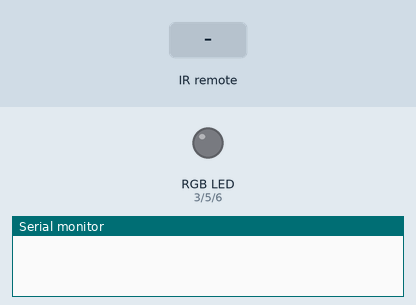
The sketch below on a simulated Arduino Uno, built with avr-gcc and run on an emulated ATmega328P. On the bench: an RGB LED mixed from three pins (HIGH = lit), the last lines printed to the serial monitor. The test bench sets the inputs (shaded band). Dim RGB values are drawn brighter than linear.

Above: at 1.7 s.
1.8 s: infrared code 0x490 received
3.5 s: infrared code 0xA90 received
At 5.4 s:
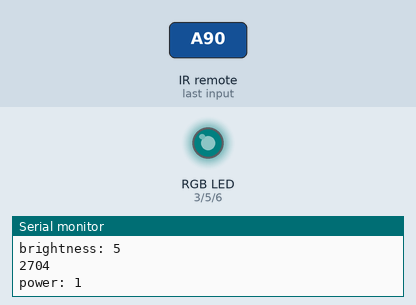
5.7 s: infrared code 0x810 received
At 6.6 s:
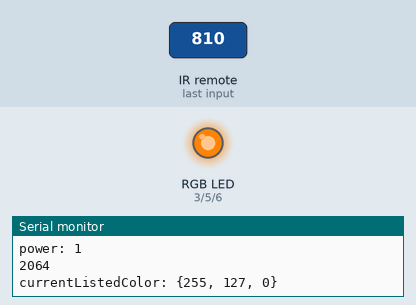
7.2 s: infrared code 0xC90 received
At 7.7 s:
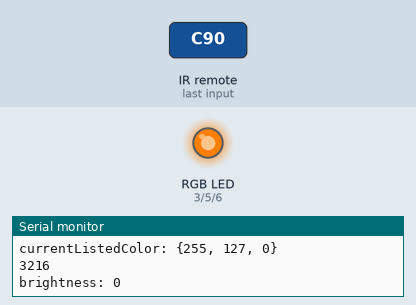
8.7 s: infrared code 0x410 received
At 9.9 s:
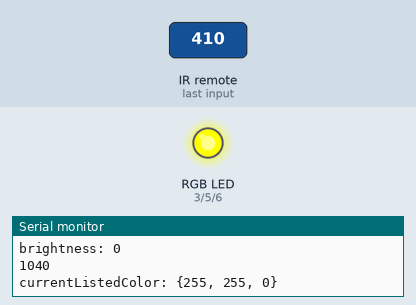
10.2 s: infrared code 0xC10 received
At 11.3 s:
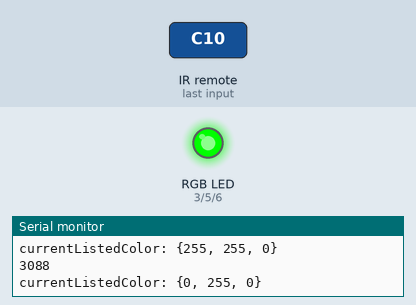
Timing chart, 0 to 12.7 s (numbered marks = the images above; inputs shaded):
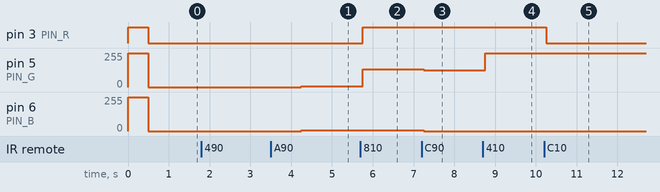

The sketch:

sketch_feb04a.ino
```cpp
int receiverpin=11;
#include <IRremote.h>          //import the library
IRrecv irrecv(receiverpin);	//receiver is in pin “receiverpin”
decode_results results;		//store decoded signal in “results”

#define PIN_R 3
#define PIN_G 5
#define PIN_B 6

#define RED 255,0,0
#define ORANGE 255,127,0
#define YELLOW 255,255,0
#define GREEN 0,255,0
#define TEAL 0,255,255
#define LIGHTBLUE 0,127,255
#define BLUE 0,0,255
#define PURPLE 127,0,255
#define MAGENTA 255,0,255
#define PINK 255,0,127


boolean power = false;
int flicker = 0;
int brighten = 0;
int colorCycle = 0;
int lastColorCycle = 0;
int currentColor [] = {0,0,0}; //These are for the fading later
int nextColor [] = {0,0,0};

void update(){
  writeColor(currentColor[0],currentColor[1],currentColor[2]);
}

/*


 0=red
 1=orange
 2=yellow
 3=green
 4=teal
 5=lightblue
 6=blue
 7=purple
 8=magenta
 9=pink


 */

void printCurrentColor(){
  Serial.print("currentListedColor: {");
  Serial.print(currentColor[0]);
  Serial.print(", ");
  Serial.print(currentColor[1]);
  Serial.print(", ");
  Serial.print(currentColor[2]);
  Serial.println("}");
}

void switchListedColorTo(int c){
  colorCycle = c;
  switch(c){
  case 0:
    { //Red
      currentColor[0] = 255;
      currentColor[1] = 0;
      currentColor[2] = 0;
      printCurrentColor();
      break;
    }
  case 1:
    { //Orange
      currentColor[0] = 255;
      currentColor[1] = 127;
      currentColor[2] = 0;
      printCurrentColor();
      break;
    }
  case 2:
    { //Yellow
      currentColor[0] = 255;
      currentColor[1] = 255;
      currentColor[2] = 0;
      printCurrentColor();
      break;
    }
  case 3:
    { //Green
      currentColor[0] = 0;
      currentColor[1] = 255;
      currentColor[2] = 0;
      printCurrentColor();
      break;
    }
  case 4:
    { //Teal
      currentColor[0] = 0;
      currentColor[1] = 255;
      currentColor[2] = 255;
      printCurrentColor();
      break;
    }
  case 5:
    { //Lightblue
      currentColor[0] = 0;
      currentColor[1] = 127;
      currentColor[2] = 255;
      printCurrentColor();
      break;
    }
  case 6:
    { //Blue
      currentColor[0] = 0;
      currentColor[1] = 0;
      currentColor[2] = 255;
      printCurrentColor();
      break;
    }
  case 7:
    { //Purple
      currentColor[0] = 127;
      currentColor[1] = 0;
      currentColor[2] = 255;
      printCurrentColor();
      break;
    }
  case 8:
    { //Magenta
      currentColor[0] = 255;
      currentColor[1] = 0;
      currentColor[2] = 255;
      printCurrentColor();
      break;
    }
  case 9:
    { //Pink
      currentColor[0] = 255;
      currentColor[1] = 0;
      currentColor[2] = 127;
      printCurrentColor();
      break;
    }
  }
}

void turnOff(){
  analogWrite(PIN_R,0);
  analogWrite(PIN_G,0);
  analogWrite(PIN_B,0);
}

void writeColor(int r, int g, int b){

  //Brightness adjustment
  if(r+brighten > 255){
    r = 255;
  }
  else if(r+brighten < 0){
    r = 0;
  }
  else if(r+brighten == 0){
    r += brighten;
  }

  if(g+brighten > 255){
    g = 255;
  }
  else if(g+brighten < 0){
    g = 0;
  }
  else {
    g += brighten;
  }

  if(b+brighten > 255){
    b = 255;
  }
  else if(b+brighten < 0){
    b = 0;
  }
  else {
    b += brighten;
  }

  analogWrite(PIN_R,r);
  analogWrite(PIN_G,g);
  analogWrite(PIN_B,b);
}

void fadeFromColorToColor(int fromR,int fromG,int fromB,int toR,int toG,int toB){
  boolean isComplete = false;

  Serial.println("FADING");
  Serial.print("From: [");
  Serial.print(fromR);
  Serial.print(", ");
  Serial.print(fromG);
  Serial.print(", ");
  Serial.print(fromB);
  Serial.println("]");
  Serial.print("To: [");
  Serial.print(toR);
  Serial.print(", ");
  Serial.print(toG);
  Serial.print(", ");
  Serial.print(toB);
  Serial.println("]");

  while(!isComplete){

    if(fromR < toR){
      fromR++;
      writeColor(fromR,fromG,fromB);
    }
    else if(fromR > toR){
      fromR--;
      writeColor(fromR,fromG,fromB);
    }
    else if(fromR == toR){
      writeColor(fromR,fromG,fromB);
    }

    if(fromG < toG){
      fromG++;
    }
    else if(fromG > toG){
      fromG--;
    }
    else if(fromG == toG){
    }

    if(fromB < toB){
      fromB++;
    }
    else if(fromB > toB){
      fromB--;
    }
    else if(fromB == toB){
    }

    Serial.print("From: [");
    Serial.print(fromR);
    Serial.print(", ");
    Serial.print(fromG);
    Serial.print(", ");
    Serial.print(fromB);
    Serial.println("]");

    if(fromR == toR && fromG == toG && fromB == fromB){
      isComplete = true;
    }

    delay(50);

  }

}

void setup() {
  irrecv.enableIRIn();	//set up receiver in the correct pin
  pinMode(PIN_R,OUTPUT);
  pinMode(PIN_G,OUTPUT);
  pinMode(PIN_B,OUTPUT);
  Serial.begin(9600);
  writeColor(255,255,255);
  delay(500);
  writeColor(0,0,0);
}
void loop() {
  if (irrecv.decode(&results)) { //when an IR signal is received
    Serial.println(results.value);

    if (results.value==0xA90) { //Power button
      power = !power;
      Serial.print("power: ");
      Serial.println(power);
      delay(750);
    }
    else if (results.value==0x290) { //Mute button
      if(flicker != 0){
        flicker = 0;
      }
      else {
        flicker = 1;
      }
      Serial.print("flicker: ");
      Serial.println(flicker);
      delay(750);
    }
    else if (results.value==0x490) { //Volume up
      if(brighten > 255){
        brighten = 255;
      }
      else if(brighten < 0){
        brighten = 0;
      }
      else {
        brighten += 5;
      }
      Serial.print("brightness: ");
      Serial.println(brighten);
      update();
    }
    else if (results.value==0xC90) { //Volume down
      if(brighten > 255){
        brighten = 255;
      }
      else if(brighten < 0){
        brighten = 0;
      }
      else {
        brighten -= 5;
      }
      Serial.print("brightness: ");
      Serial.println(brighten);
      update();
    }
    else if (results.value==0x90) { //Channel up
      if(colorCycle >= 9){
        colorCycle = 9;
      }
      else if(brighten <= 0){
        colorCycle = 0;
      }
      else {
        colorCycle++;
      }

      Serial.print("colorCycle: ");
      Serial.println(colorCycle);
    }

    else if (results.value==0x890) { //Channel down
      if(colorCycle >= 9){
        colorCycle = 9;
      }
      else if(brighten <= 0){
        colorCycle = 0;
      }
      else {
        colorCycle--;
      }

      Serial.print("colorCycle: ");
      Serial.println(colorCycle);
    }

    else if (results.value==0x010) { //1
      //writeColor(RED);
      switchListedColorTo(0);
    }
    else if (results.value==0x810) { //2
      //writeColor(ORANGE);
      switchListedColorTo(1);
    }
    else if (results.value==0x410) { //3
      //writeColor(YELLOW);
      switchListedColorTo(2);
    }
    else if (results.value==0xC10) { //4
      //writeColor(GREEN);
      switchListedColorTo(3);
    }
    else if (results.value==0x210) { //5
      //writeColor(TEAL);
      switchListedColorTo(4);
    }
    else if (results.value==0xA10) { //6
      //writeColor(LIGHTBLUE);
      switchListedColorTo(5);
    }
    else if (results.value==0x610) { //7
      //writeColor(BLUE);
      switchListedColorTo(6);
    }
    else if (results.value==0xE10) { //8
      //writeColor(PURPLE);
      switchListedColorTo(7);
    }
    else if (results.value==0x110) { //9
      //writeColor(MAGENTA);
      switchListedColorTo(8);
    }
    else if (results.value==0x910) { //0
      //writeColor(PINK);
      switchListedColorTo(9);
    }
    for (int z=0; z<2; z++) { //removes extra copies
      irrecv.resume( );
    }
  }

  if(power == true){
    if(flicker == 1){
      update();
      flicker = -1;
    }
    else if(flicker == -1){
      turnOff();
      flicker = 1;
    }
    else {
      update();
    }
  }
  else {
    turnOff();
  }

  //if colorCycle is different from currently displayed number, fade to the new color
  //if colorCycle is different from currently displayed number, fade to the new color
  //if colorCycle is different from currently displayed number, fade to the new color
  //if colorCycle is different from currently displayed number, fade to the new color
  //if colorCycle is different from currently displayed number, fade to the new color
  //if colorCycle is different from currently displayed number, fade to the new color
  //if colorCycle is different from currently displayed number, fade to the new color
  //if colorCycle is different from currently displayed number, fade to the new color
  //if colorCycle is different from currently displayed number, fade to the new color
  //if colorCycle is different from currently displayed number, fade to the new color

  delay(500);

}
```

Measured:
- after the input at 3.5 s, pin 5 (PIN_G), pin 6 (PIN_B): 0/255 → 5/255 after 0.75 s
- after the input at 5.7 s, pin 3 (PIN_R): LOW → HIGH after 0.06 s; pin 5 (PIN_G): 5/255 → 132/255 after 0.06 s
- after the input at 7.2 s, pin 5 (PIN_G): 132/255 → 127/255 after 0.06 s; pin 6 (PIN_B): 5/255 → 0/255 after 0.06 s
- after the input at 8.7 s, pin 5 (PIN_G): 127/255 → 255/255 after 0.06 s
- after the input at 10.2 s, pin 3 (PIN_R): HIGH → LOW after 0.06 s
